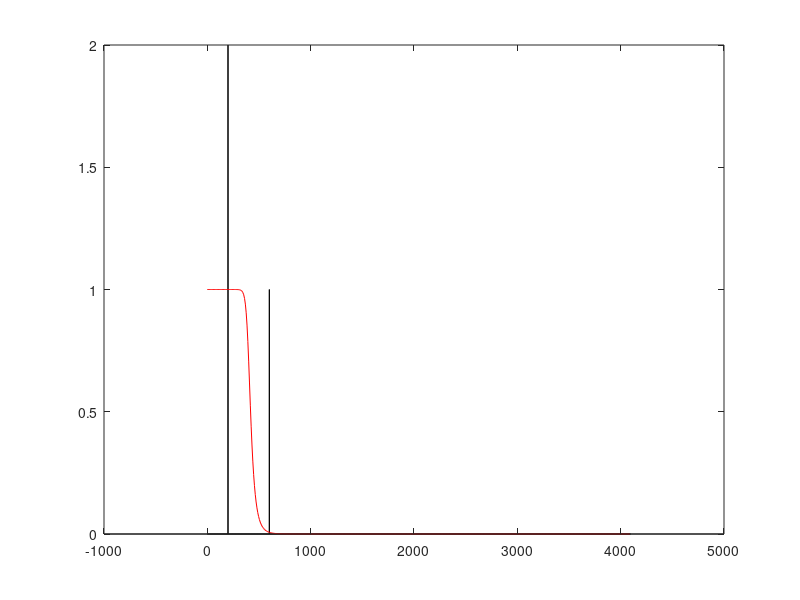

Reproduce this figure in MATLAB.
clear variables;
clc;
close all;

fs=8192;
L=8192;
t=(0:L-1)/fs;
n=2^nextpow2(L);

y=2*sin(2*pi*200*t)+sin(2*pi*600*t);
s=fft(y,n)/L;
f=fs/2*linspace(0,1,n/2+1);

[l1,m1]=butter(12,2*400/fs,'low');
y1=filter(l1,m1,y);
[h,theta]=freqz(l1,m1);

figure;
bar(f,2*abs(s(1:n/2+1)));
hold on;
plot(theta*fs/(2*pi),abs(h),'r');

